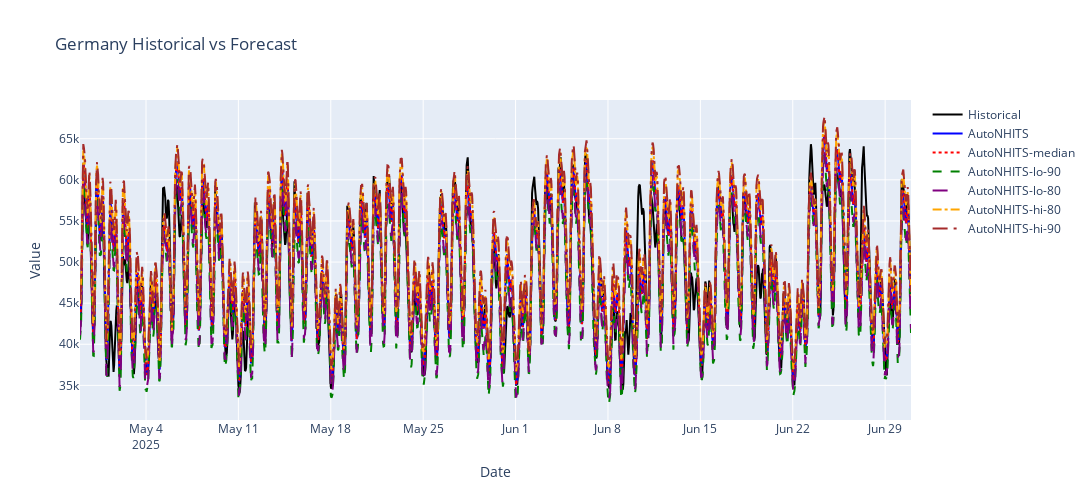

The code cell stored with this chart in its notebook:
### Code cell
plot_test_forecast(Y_hat_df)
#fig = plot_test_forecast(Y_hat_df, levels=levels)
#fig.write_html("./plot.html")

### Figure 1 — Plotly figure (JSON) as saved in the notebook; plotly's stock layout.template omitted (floating-point values rounded to 4 significant figures; data arrays with more than 128 entries replaced by an {"elided": "..."} marker saying what was removed)
{"data": [{"line": {"color": "black", "width": 2}, "mode": "lines", "name": "Historical", "type": "scatter", "x": {"elided": "1512 str values"}, "y": {"elided": "1512 float values"}}, {"line": {"color": "blue", "dash": "solid", "width": 2}, "mode": "lines", "name": "AutoNHITS", "type": "scatter", "x": {"elided": "1512 str values"}, "y": {"elided": "1512 float values"}}, {"line": {"color": "red", "dash": "dot", "width": 2}, "mode": "lines", "name": "AutoNHITS-median", "type": "scatter", "x": {"elided": "1512 str values"}, "y": {"elided": "1512 float values"}}, {"line": {"color": "green", "dash": "dash", "width": 2}, "mode": "lines", "name": "AutoNHITS-lo-90", "type": "scatter", "x": {"elided": "1512 str values"}, "y": {"elided": "1512 float values"}}, {"line": {"color": "purple", "dash": "longdash", "width": 2}, "mode": "lines", "name": "AutoNHITS-lo-80", "type": "scatter", "x": {"elided": "1512 str values"}, "y": {"elided": "1512 float values"}}, {"line": {"color": "orange", "dash": "dashdot", "width": 2}, "mode": "lines", "name": "AutoNHITS-hi-80", "type": "scatter", "x": {"elided": "1512 str values"}, "y": {"elided": "1512 float values"}}, {"line": {"color": "brown", "dash": "longdashdot", "width": 2}, "mode": "lines", "name": "AutoNHITS-hi-90", "type": "scatter", "x": {"elided": "1512 str values"}, "y": {"elided": "1512 float values"}}], "layout": {"height": 500, "hovermode": "x unified", "title": {"text": "Germany Historical vs Forecast"}, "width": 1400, "xaxis": {"title": {"text": "Date"}}, "yaxis": {"title": {"text": "Value"}}}}
